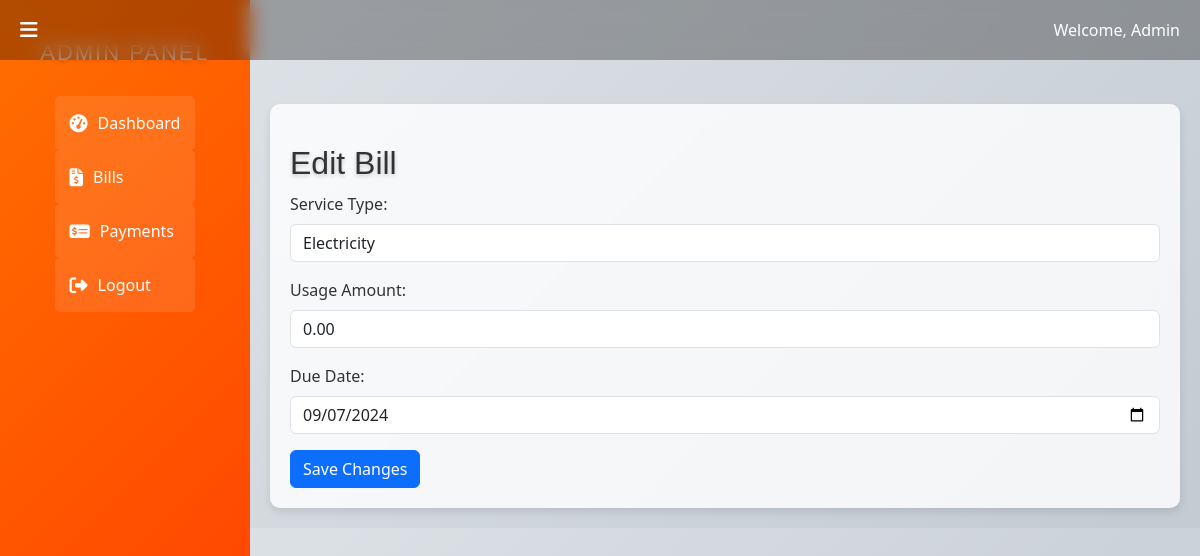
The page /junioradmin/bills/edit_bill.php?id=7 (signed in) on the database its author committed.
### tables this page shows
CREATE TABLE `bills` (
  `id` int(11) NOT NULL,
  `resident_id` int(11) NOT NULL,
  `service_type` varchar(255) NOT NULL,
  `amount_due` decimal(10,2) NOT NULL,
  `due_date` date NOT NULL,
  `status` enum('paid','unpaid','overdue') DEFAULT 'unpaid',
  `created_at` timestamp NOT NULL DEFAULT current_timestamp(),
  `usage_amount` decimal(10,2) NOT NULL DEFAULT 0.00
);

### junioradmin/bills/edit_bill.php (the view, shortened to what this page needs)
<?php
$servername = "localhost";
$username = "root";
$password = "";
$dbname = "municipal_billing";
$conn = new mysqli($servername, $username, $password, $dbname);
$id = $_GET['id'];
$result = $conn->query("SELECT * FROM bills WHERE id = $id");
$row = $result->fetch_assoc();
?>
<?php include '../includes/header.php'; ?>
<?php include '../includes/navbar.php'; ?>
<div class="main-content">
    <div class="container mt-4">
        <h2>Edit Bill</h2>
        <form action="edit_bill.php?id=<?php echo htmlspecialchars($row['id']); ?>" method="POST">
            <div class="form-group">
                <label for="service_type">Service Type:</label>
                <select class="form-control" id="service_type" name="service_type" required>
                    <option value="electricity" <?php echo ($row['service_type'] == 'electricity') ? 'selected' : ''; ?>>Electricity</option>
                </select>
            </div>
            <div class="form-group">
                <label for="usage_amount">Usage Amount:</label>
                <input type="number" step="0.01" class="form-control" id="usage_amount" name="usage_amount" value="<?php echo htmlspecialchars($row['usage_amount']); ?>" required>
            </div>
            <div class="form-group">
                <label for="due_date">Due Date:</label>
                <input type="date" class="form-control" id="due_date" name="due_date" value="<?php echo htmlspecialchars($row['due_date']); ?>" required>
            </div>
            <button type="submit" class="btn btn-primary">Save Changes</button>
        </form>
    </div>
</div>
<?php include 'includes/footer.php'; ?>

### junioradmin/includes/header.php (style rules this page uses)
body { background: linear-gradient(135deg, #e0e5e9, #c2c9d1); background-blend-mode: overlay; display: flex; color: #333; }
.main-content { margin-left: 250px; padding: 80px 20px 20px; transition: margin-left 0.3s ease; width: 100%; position: relative; }
.container { max-width: 1200px; margin: 0 auto; padding: 20px; background: rgba(255, 255, 255, 0.8); border-radius: 10px; box-shadow: 0 4px 8px rgba(0, 0, 0, 0.1); backdrop-filter: blur(10px); transition: box-shadow 0.3s ease; }
.main-content::before { content: ''; position: absolute; top: 0; left: 0; width: 100%; height: 100%; background: rgba(255, 255, 255, 0.1); opacity: 0.2; animation: lighting 2s infinite ease-in-out; z-index: -1; }
h1, h2, h3, h4, h5, h6 { color: #333; font-family: 'Arial', sans-serif; text-shadow: 0 2px 4px rgba(0, 0, 0, 0.2); margin-top: 20px; margin-bottom: 10px; font-weight: normal; }
h2 { font-size: 2rem; }

### rows shown on the page
bills: service_type "Electricity", usage_amount "0.00", due_date "09/07/2024"

### other values the page prints
$loggedInUser "Admin"
